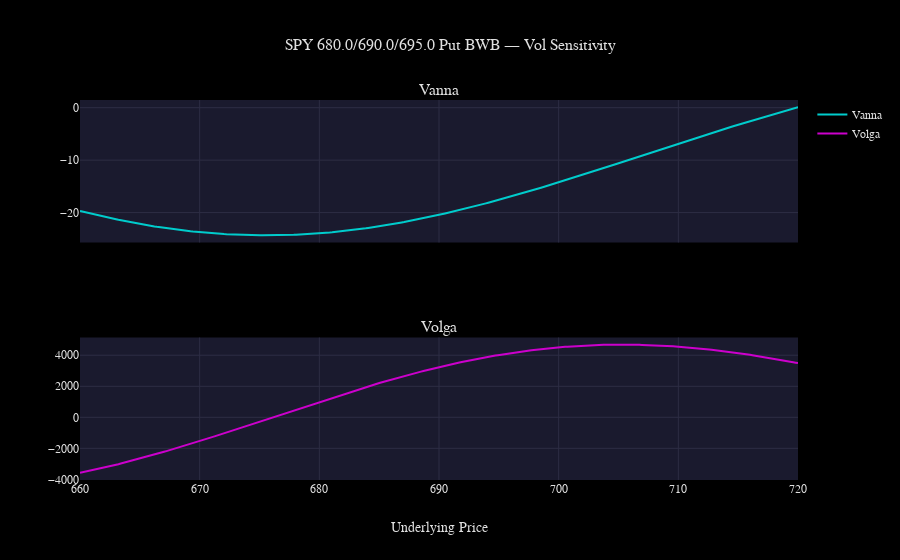

Notebook code cell kept with this figure:
### Markdown cell above
## 6. Second-Order Greeks

These higher-order sensitivities reveal how the position behaves under changing conditions:

- **Vanna** (dDelta/dVol): How delta shifts when IV changes
- **Volga** (dVega/dVol): Convexity of the vega exposure
- **Charm** (dDelta/dTime): How delta drifts as time passes

### Code cell
from options_analyzer.visualization.vol_charts import plot_vol_sensitivity

print("Second-Order Greeks (current)")
print(f"  Vanna: {agg.second_order.vanna:>10.6f}")
print(f"  Volga: {agg.second_order.volga:>10.6f}")
print(f"  Charm: {agg.second_order.charm:>10.6f}")
print(f"  Veta:  {agg.second_order.veta:>10.6f}")
print(f"  Speed: {agg.second_order.speed:>10.6f}")
print(f"  Color: {agg.second_order.color:>10.6f}")

# Vanna/Volga combined chart
fig = plot_vol_sensitivity(
    price_range,
    {"vanna": greeks_profile["vanna"], "volga": greeks_profile["volga"]},
    title=f"{bwb.name} — Vol Sensitivity",
)
fig.show()

### Figure 1 — Plotly figure (JSON) as saved in the notebook; plotly's stock layout.template omitted (floating-point values rounded to 4 significant figures; data arrays with more than 128 entries replaced by an {"elided": "..."} marker saying what was removed)
{"data": [{"line": {"color": "#00cccc", "width": 2}, "mode": "lines", "name": "Vanna", "type": "scatter", "x": {"elided": "300 float values"}, "xaxis": "x", "y": {"elided": "300 float values"}, "yaxis": "y"}, {"line": {"color": "#cc00cc", "width": 2}, "mode": "lines", "name": "Volga", "type": "scatter", "x": {"elided": "300 float values"}, "xaxis": "x2", "y": {"elided": "300 float values"}, "yaxis": "y2"}], "layout": {"annotations": [{"font": {"size": 16}, "showarrow": false, "text": "Vanna", "x": 0.5, "xanchor": "center", "xref": "paper", "y": 1, "yanchor": "bottom", "yref": "paper"}, {"font": {"size": 16}, "showarrow": false, "text": "Volga", "x": 0.5, "xanchor": "center", "xref": "paper", "y": 0.375, "yanchor": "bottom", "yref": "paper"}], "title": {"text": "SPY 680.0/690.0/695.0 Put BWB — Vol Sensitivity"}, "xaxis": {"anchor": "y", "domain": [0, 1], "matches": "x2", "showticklabels": false}, "xaxis2": {"anchor": "y2", "domain": [0, 1], "title": {"text": "Underlying Price"}}, "yaxis": {"anchor": "x", "domain": [0.625, 1]}, "yaxis2": {"anchor": "x2", "domain": [0, 0.375]}}}
